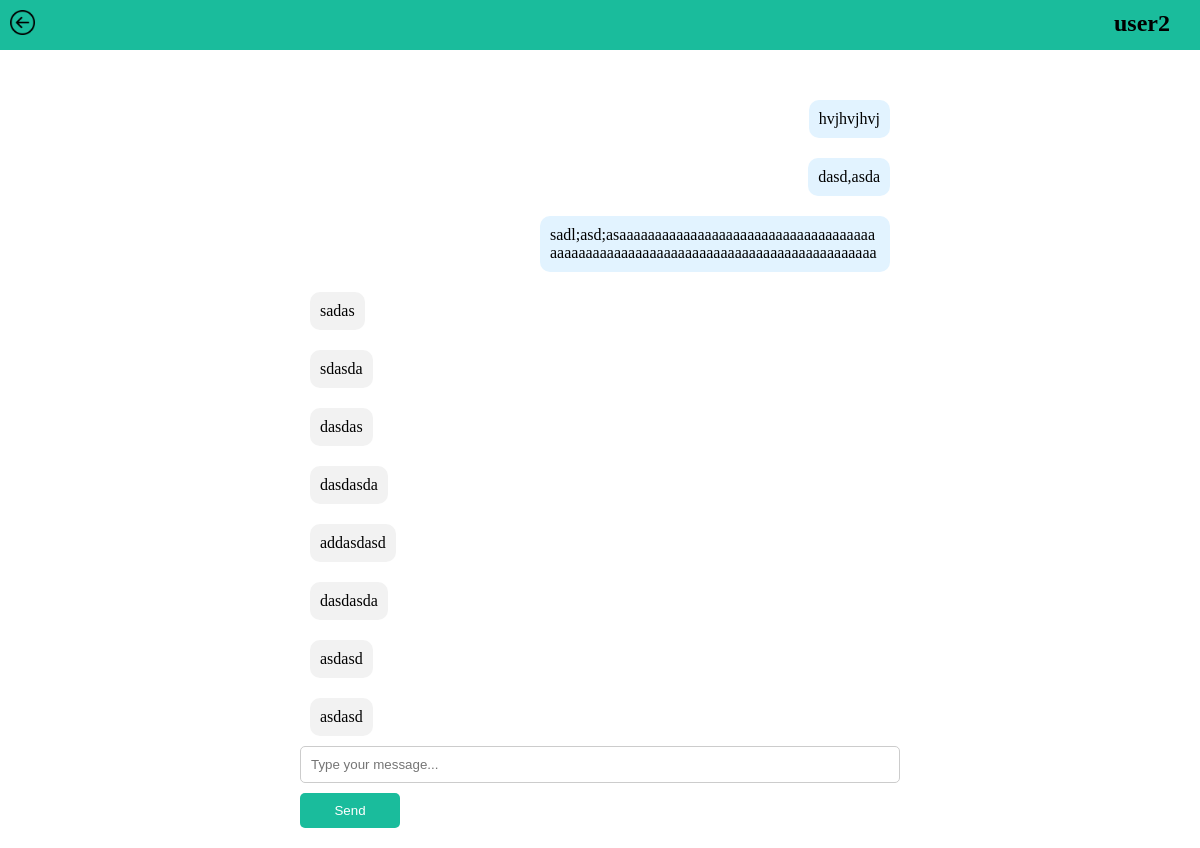
Page /chat.php?receiver-id=82 (signed in) on the committed database.
### tables this page shows
CREATE TABLE `user` (
  `id` int(11) NOT NULL,
  `username` varchar(30) NOT NULL,
  `password` varchar(40) NOT NULL,
  `Fname` varchar(50) NOT NULL,
  `Lname` varchar(50) NOT NULL,
  `Date_Of_Birth` date NOT NULL,
  `gender` varchar(30) NOT NULL,
  `Role_Id` int(11) NOT NULL,
  `profile_pic` varchar(20) NOT NULL
);

CREATE TABLE `messages` (
  `id` int(4) NOT NULL,
  `date` date NOT NULL,
  `id_sender` int(20) NOT NULL,
  `id_receiver` int(5) NOT NULL,
  `cont` varchar(300) NOT NULL
);

### chat.php (the view, shortened to what this page needs)
<?php
$id=$_SESSION['id'];
include("connection.php");
if(isset($_GET['receiver-id'])){
    $id_receiver=$_GET['receiver-id'];
    }
    else{
        header("location:search.php");
    }
$query=" SELECT * FROM user WHERE id=$id_receiver";
$result=mysqli_query($con,$query);
$row=mysqli_fetch_array($result);
$uname=$row['username'];
?>
<!DOCTYPE html>
<html lang="en">
<head>
    <link rel="stylesheet" href="chat.css">
</head>
<body  onload="href='#bottom'">
  <nav class=navbar>
  <a href="recentChat.php"><img src="back.png" alt="back" srcset=""></a>
  <?php
  echo "<h2>$uname</h2>"
  ?>
  </nav>
    <section>
    <div class="chat-container">
      <ul class="chat-messages">
        <div id="chat">
        <?php
$query="SELECT * FROM messages WHERE (id_sender=$id AND id_receiver=$id_receiver ) OR (id_sender=$id_receiver AND id_receiver=$id ) ";
$result=mysqli_query($con,$query);
$row=mysqli_fetch_array($result);
$num=mysqli_num_rows($result);
if($num>0){
do{
    if($id!=$row['id_sender']){
        echo "<li class='chat-message'><div class='r-message'> <p class='message-text'>".$row['cont']."</p></div></li><br>";
    }
    else{
        echo "<li class='chat-message'><div class='s-message'><p class='message-text'>".$row['cont']."</p></div></li><br>";
    }
}while($row=mysqli_fetch_array($result));
}
       echo" </div>";
       echo ' <form action="send.php?idr='.$id_receiver.'" method="post">';
       echo ' <input type="text" class="chat-input" placeholder="Type your message..." name="message" autocomplete="off">';
        echo '<button class="send-button" id="button">Send</button>';
        echo'</form>';
        ?>
    </section>
</body>
</html>

### chat.css (style rules this page uses)
body { margin: 0; padding: 0; }
.chat-container { width: 100%; max-width: 600px; margin: 0 auto; padding: 20px; }
.chat-messages { list-style: none; margin: 0; padding: 0; }
.chat-message { margin-bottom: 20px; word-wrap: break-word; }
.s-message { background-color: #e2f3ff; padding: 10px; border-radius: 10px; float: right; clear: both; width: auto; margin: 10px; align-content: end; max-width: 55%; }
.r-message { background-color: #f2f2f2; padding: 10px; margin: 10px; border-radius: 10px; float: left; clear: both; width: auto; margin: 10px; max-width: 55%; }
.message-text { margin: 0; padding: 0; }
.chat-input { display: block; width: 100%; max-width: 600px; padding: 10px; border: 1px solid #ccc; border-radius: 5px; position: sticky; bottom: 4vh; box-sizing: border-box; }
.send-button { display: block; width: 100px; margin-top: 10px; padding: 10px; background-color: #1abc9c; color: white; border: none; border-radius: 5px; cursor: pointer; position: sticky; bottom: 0; }
nav { margin: 0; position: relative; }
.navbar { margin-left: 0; padding: 0; background-color: #1abc9c; position: sticky; top: 0; width: 100%; height: 50px; display: flex; justify-content: space-between; }
.navbar img { margin-top: 10px; margin-left: 10px; width: 25px; height: 25px; }
.navbar h2 { margin-top: 10px; margin-right: 30px; }
section { margin-left: 0; }

### rows in the picture
user: username "user2"
messages: cont "hvjhvjhvj"
messages: cont "dasd,asda"
messages: cont "sadl;asd;asaaaaaaaaaaaaaaaaaaaaaaaaaaaaaaaaaaaaaaaaaaaaaaaaaaaaaaaaaaaaaaaaaaaaaaaaaaaaaaaaaa"
messages: cont "sadas"
messages: cont "sdasda"
messages: cont "dasdas"
messages: cont "dasdasda"
messages: cont "addasdasd"
messages: cont "dasdasda"
messages: cont "asdasd"
messages: cont "asdasd"
